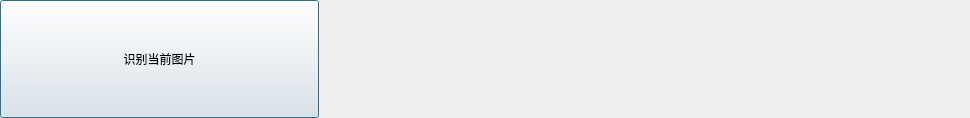
<?xml version="1.0" encoding="UTF-8"?>
<ui version="4.0">
 <class>PicDetection</class>
 <widget class="QDialog" name="PicDetection">
  <property name="geometry">
   <rect>
    <x>0</x>
    <y>0</y>
    <width>970</width>
    <height>118</height>
   </rect>
  </property>
  <property name="minimumSize">
   <size>
    <width>970</width>
    <height>80</height>
   </size>
  </property>
  <property name="windowTitle">
   <string>Dialog</string>
  </property>
  <layout class="QHBoxLayout" name="horizontalLayout">
   <property name="leftMargin">
    <number>0</number>
   </property>
   <property name="topMargin">
    <number>0</number>
   </property>
   <property name="rightMargin">
    <number>0</number>
   </property>
   <property name="bottomMargin">
    <number>0</number>
   </property>
   <item>
    <widget class="QPushButton" name="pushButton">
     <property name="sizePolicy">
      <sizepolicy hsizetype="Minimum" vsizetype="Expanding">
       <horstretch>0</horstretch>
       <verstretch>0</verstretch>
      </sizepolicy>
     </property>
     <property name="minimumSize">
      <size>
       <width>0</width>
       <height>0</height>
      </size>
     </property>
     <property name="text">
      <string>识别当前图片</string>
     </property>
    </widget>
   </item>
   <item>
    <widget class="QLabel" name="label_1">
     <property name="minimumSize">
      <size>
       <width>0</width>
       <height>70</height>
      </size>
     </property>
     <property name="text">
      <string/>
     </property>
    </widget>
   </item>
   <item>
    <widget class="QLabel" name="label_2">
     <property name="minimumSize">
      <size>
       <width>0</width>
       <height>70</height>
      </size>
     </property>
     <property name="text">
      <string/>
     </property>
    </widget>
   </item>
  </layout>
 </widget>
 <resources/>
 <connections/>
</ui>
